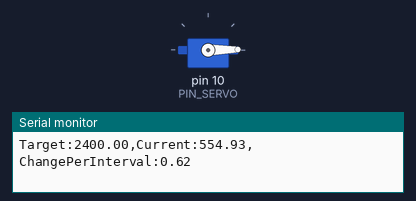
Simulated run of this sketch. Board: Arduino Uno, built with avr-gcc and run on an emulated ATmega328P. On the bench: servo, the last lines printed to the serial monitor.

Above: at 0.17 s.
At 10.54 s:
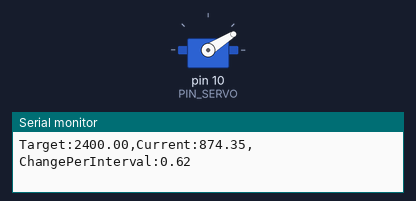
At 20.24 s:
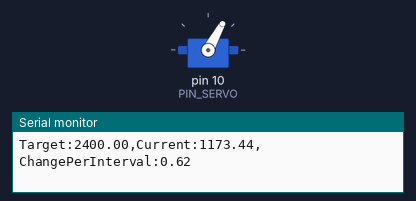
At 39.62 s:
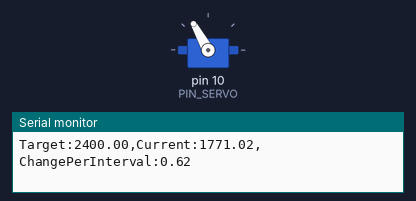
Timing chart, 0 to 40.0 s (numbered marks = the images above):
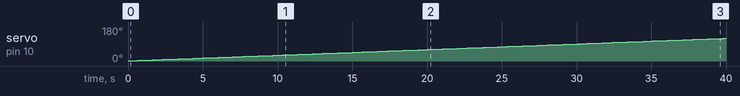

The sketch:

13C02.ino
```cpp
#include <Servo.h>

#define PIN_SERVO 10

#define _DUTY_MIN 550  // 0도 위치의 펄스 폭 (us)
#define _DUTY_NEU 1475 // 90도 위치의 펄스 폭 (us)
#define _DUTY_MAX 2400 // 180도 위치의 펄스 폭 (us)

// [도전과제 13C02 설정]
// 1) 60초/180도 이동 실험 : _SERVO_SPEED 3.0  , TARGET_ANGLE 180.0
// 2) 300초/90도 이동 실험 : _SERVO_SPEED 0.3  , TARGET_ANGLE 90.0
#define _SERVO_SPEED 3.0   // 각속도 (deg/sec)
#define TARGET_ANGLE 180.0 // 목표 이동 각도 (deg)

#define INTERVAL 20        // 서보 제어 및 위치 갱신 주기 (20ms = 50Hz)

Servo myservo;

float duty_change_per_interval; // 20ms 간격당 이동해야 할 펄스 폭 변화량 (float 필수)
float duty_curr;                // 현재 위치 펄스 폭 (정밀 누적 계산용 float)
float duty_target;              // 목표 위치 펄스 폭

unsigned long last_sampling_time;

void setup() {
  Serial.begin(57600);
  myservo.attach(PIN_SERVO);

  //  매 INTERVAL(20ms) 마다 변경해야 할 duty 계산
  //  (float) 형변환을 적용하여 정수 버림(truncation)으로 인한 속도 오차 방지
  duty_change_per_interval = (float)(_DUTY_MAX - _DUTY_MIN) * (_SERVO_SPEED / 180.0) * ((float)INTERVAL / 1000.0);

  // 초기 시작 위치(0도) 및 목표 각도에 따른 target duty 산출
  duty_curr = _DUTY_MIN;
  duty_target = _DUTY_MIN + (_DUTY_MAX - _DUTY_MIN) * (TARGET_ANGLE / 180.0);

  // 초기 위치로 서보 이동 및 시간 기록
  myservo.writeMicroseconds((int)duty_curr);
  last_sampling_time = millis();
}

void loop() {
  unsigned long time_curr = millis();

  // 설정한 INTERVAL(20ms) 주기마다 아래 로직 실행
  if (time_curr < (last_sampling_time + INTERVAL))
    return;

  last_sampling_time += INTERVAL;

  // 목표 위치(duty_target)를 향해 duty_change_per_interval만큼 미세 증감
  if (duty_curr < duty_target) {
    duty_curr += duty_change_per_interval;
    if (duty_curr > duty_target)
      duty_curr = duty_target;
  } else if (duty_curr > duty_target) {
    duty_curr -= duty_change_per_interval;
    if (duty_curr < duty_target)
      duty_curr = duty_target;
  }

  // 실제로 계산된 펄스 폭 신호를 서보모터에 전달 (int 형변환)
  myservo.writeMicroseconds((int)duty_curr);

  // 시리얼 모니터 및 플로터 출력
  Serial.print("Target:"); Serial.print(duty_target);
  Serial.print(",Current:"); Serial.print(duty_curr);
  Serial.print(",ChangePerInterval:"); Serial.println(duty_change_per_interval);
}
```

Measured:
- by itself, servo on pin 10 (PIN_SERVO): moves from 1° to 120° over 39.5 s
